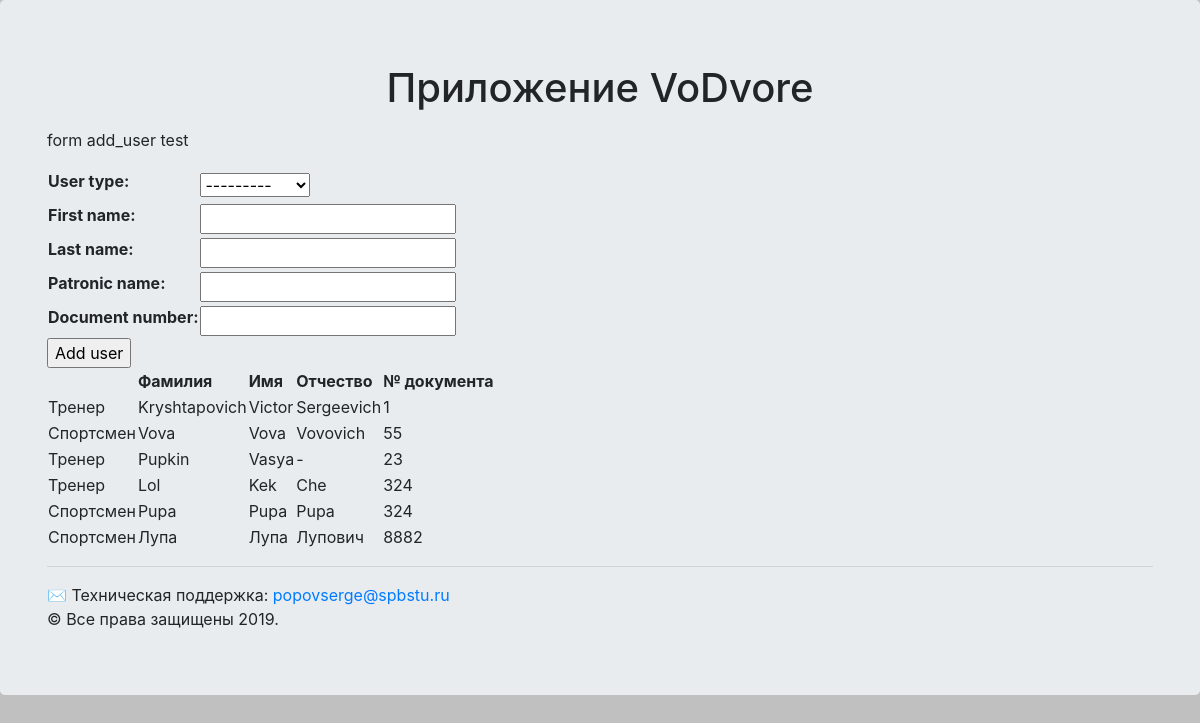
Screenshot of /tablelist/user with the database file from the repository.
### mainApp/models.py (models this page shows)
class user_type(models.Model):
    USER_TYPES = (
        ('Tr', 'Тренер'),
        ('Sp', 'Спортсмен')
    )
    user_type = models.CharField(max_length=2, choices=USER_TYPES)
    def __str__(self):
        return self.get_user_type_display()

class user(models.Model):
    user_type = models.ForeignKey(user_type, null=True, on_delete=models.SET_NULL)
    login = models.CharField(max_length=255, unique=True)
    password = models.CharField(max_length=255)
    first_name = models.CharField(max_length=20)
    last_name = models.CharField(max_length=140)
    patronic_name = models.CharField(max_length=30, blank=True)
    document_number = models.IntegerField()

### tablelist/views.py (the view)
# urls.py: path('user', views.user, name='user'),
def user(request):
    user_list = models.user.objects.order_by('id')
    user_form = forms.UserForm()
    context={'user_list': user_list, 'user_form': user_form}
    return render(request, "tablelist/user.html", context)

### tablelist/forms.py
class UserForm(forms.ModelForm):
    class Meta:
        model = models.user
        fields = ['user_type', 'first_name', 'last_name', 'patronic_name', 'document_number']

### tablelist/templates/tablelist/user.html (shortened to what this page needs)
{% extends "mainApp/wrapper.html" %}
{% block content %}
 <p> form add_user test</p>
 <form action="user/add_user" method="post">
    <table>
        <tbody>
                {{ user_form }}
        </tbody>
    </table>
    <input type="submit" value="Add user">
</form>
<table>
    <tr>
        <th></th>
        <th>Фамилия</th>
        <th>Имя</th>
        <th>Отчество</th>
        <th>№ документа</th>
    </tr>
    {% for item in user_list %}
    <tr>
        <td>{{ item.user_type }}</td>
        <td>{{ item.last_name }}</td>
        <td>{{ item.first_name }}</td>
        <td>{{ item.patronic_name }}</td>
        <td>{{ item.document_number }}</td>
    </tr>
    {% endfor %}
</table>
{% endblock %}

### rows the page displays
user_type: user_type "---------"
user: user_type "Тренер", last_name "Kryshtapovich", first_name "Victor", patronic_name "Sergeevich", document_number "1"
user: user_type "Спортсмен", last_name "Vova", first_name "Vova", patronic_name "Vovovich", document_number "55"
user: user_type "Тренер", last_name "Pupkin", first_name "Vasya", patronic_name "-", document_number "23"
user: user_type "Тренер", last_name "Lol", first_name "Kek", patronic_name "Che", document_number "324"
user: user_type "Спортсмен", last_name "Pupa", first_name "Pupa", patronic_name "Pupa", document_number "324"
user: user_type "Спортсмен", last_name "Лупа", first_name "Лупа", patronic_name "Лупович", document_number "8882"
